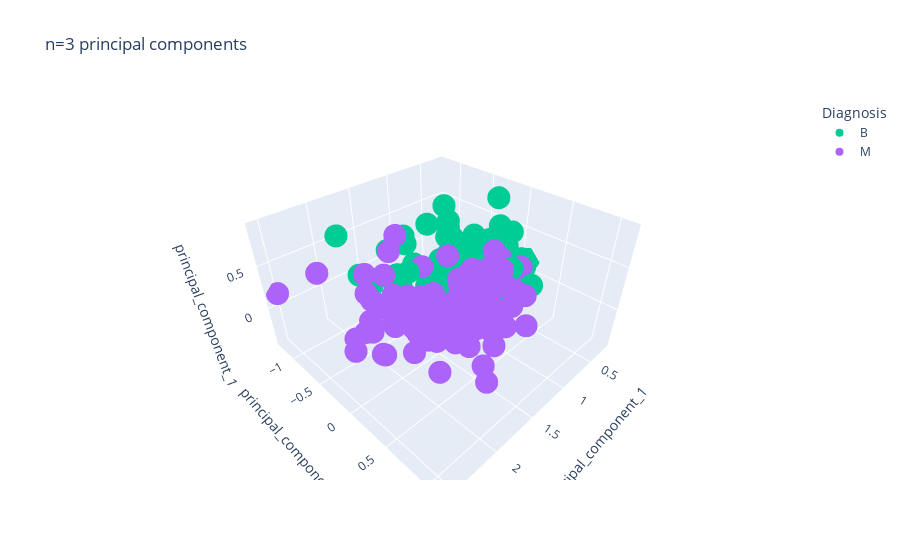

The notebook cell this image was saved under:
### Code cell
# how well the principal components classify the training data

fig = px.scatter_3d(x=x_train_pca[:, 0], 
                    y=x_train_pca[:, 1],
                    z=x_train_pca[:, 2],
                    color=y_train, color_discrete_map={0: 'blue', 1: 'red'},
                    labels={'x': 'principal_component_1',
                            'y': 'principal_component_2',
                            'z': 'principal_component_3', 
                            'color': 'Diagnosis'},
                    title="n=3 principal components")
fig.show()

### Figure 1 — Plotly figure (JSON) as saved in the notebook; plotly's stock layout.template omitted (floating-point values rounded to 4 significant figures; data arrays with more than 128 entries replaced by an {"elided": "..."} marker saying what was removed)
{"data": [{"hovertemplate": "Diagnosis=B<br>principal_component_1=%{z}<extra></extra>", "legendgroup": "B", "marker": {"color": "#00cc96", "symbol": "circle"}, "mode": "markers", "name": "B", "scene": "scene", "showlegend": true, "type": "scatter3d", "x": {"elided": "286 float values"}, "y": {"elided": "286 float values"}, "z": {"elided": "286 float values"}}, {"hovertemplate": "Diagnosis=M<br>principal_component_1=%{z}<extra></extra>", "legendgroup": "M", "marker": {"color": "#ab63fa", "symbol": "circle"}, "mode": "markers", "name": "M", "scene": "scene", "showlegend": true, "type": "scatter3d", "x": {"elided": "169 float values"}, "y": {"elided": "169 float values"}, "z": {"elided": "169 float values"}}], "layout": {"legend": {"title": {"text": "Diagnosis"}, "tracegroupgap": 0}, "scene": {"domain": {"x": [0, 1], "y": [0, 1]}, "xaxis": {"title": {"text": "principal_component_1"}}, "yaxis": {"title": {"text": "principal_component_1"}}, "zaxis": {"title": {"text": "principal_component_1"}}}, "title": {"text": "n=3 principal components"}}}
